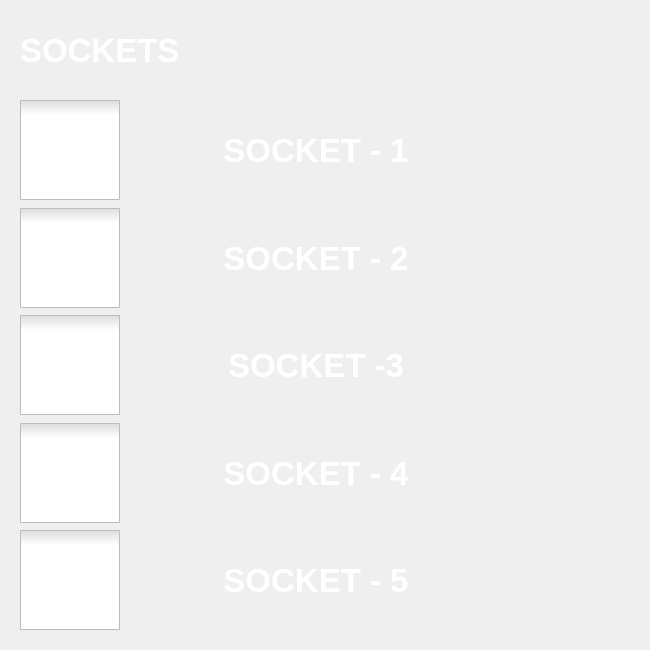
<?xml version="1.0" encoding="UTF-8"?>
<ui version="4.0">
 <class>Dialog6</class>
 <widget class="QDialog" name="Dialog6">
  <property name="geometry">
   <rect>
    <x>0</x>
    <y>0</y>
    <width>650</width>
    <height>650</height>
   </rect>
  </property>
  <property name="windowTitle">
   <string>Dialog</string>
  </property>
  <property name="styleSheet">
   <string notr="true">#Dialog6{
border-image:url(:/images/top.jpg);
}</string>
  </property>
  <widget class="QLabel" name="label">
   <property name="geometry">
    <rect>
     <x>20</x>
     <y>20</y>
     <width>161</width>
     <height>61</height>
    </rect>
   </property>
   <property name="font">
    <font>
     <family>Segoe UI</family>
     <pointsize>25</pointsize>
     <italic>false</italic>
     <bold>true</bold>
    </font>
   </property>
   <property name="styleSheet">
    <string notr="true">font: 700 25pt &quot;Segoe UI&quot;;
color: white;</string>
   </property>
   <property name="text">
    <string>SOCKETS</string>
   </property>
  </widget>
  <widget class="QWidget" name="gridLayoutWidget">
   <property name="geometry">
    <rect>
     <x>20</x>
     <y>100</y>
     <width>611</width>
     <height>531</height>
    </rect>
   </property>
   <layout class="QGridLayout" name="gridLayout">
    <item row="1" column="2">
     <widget class="QLabel" name="label_11">
      <property name="sizePolicy">
       <sizepolicy hsizetype="Fixed" vsizetype="Preferred">
        <horstretch>0</horstretch>
        <verstretch>0</verstretch>
       </sizepolicy>
      </property>
      <property name="minimumSize">
       <size>
        <width>125</width>
        <height>0</height>
       </size>
      </property>
      <property name="styleSheet">
       <string notr="true">border-image: url(:/images/socket.jpg);</string>
      </property>
      <property name="text">
       <string/>
      </property>
      <property name="alignment">
       <set>Qt::AlignLeading|Qt::AlignLeft|Qt::AlignTop</set>
      </property>
     </widget>
    </item>
    <item row="0" column="1">
     <widget class="QLabel" name="label_8">
      <property name="font">
       <font>
        <family>Segoe UI</family>
        <pointsize>25</pointsize>
        <italic>false</italic>
        <bold>true</bold>
       </font>
      </property>
      <property name="styleSheet">
       <string notr="true">font: 700 25pt &quot;Segoe UI&quot;;
color: white;</string>
      </property>
      <property name="text">
       <string>SOCKET - 1</string>
      </property>
      <property name="alignment">
       <set>Qt::AlignCenter</set>
      </property>
     </widget>
    </item>
    <item row="0" column="2">
     <widget class="QLabel" name="label_2">
      <property name="sizePolicy">
       <sizepolicy hsizetype="Fixed" vsizetype="Preferred">
        <horstretch>0</horstretch>
        <verstretch>0</verstretch>
       </sizepolicy>
      </property>
      <property name="minimumSize">
       <size>
        <width>125</width>
        <height>0</height>
       </size>
      </property>
      <property name="styleSheet">
       <string notr="true">border-image: url(:/images/socket.jpg);</string>
      </property>
      <property name="text">
       <string/>
      </property>
      <property name="alignment">
       <set>Qt::AlignLeading|Qt::AlignLeft|Qt::AlignTop</set>
      </property>
     </widget>
    </item>
    <item row="2" column="1">
     <widget class="QLabel" name="label_6">
      <property name="font">
       <font>
        <family>Segoe UI</family>
        <pointsize>25</pointsize>
        <italic>false</italic>
        <bold>true</bold>
       </font>
      </property>
      <property name="styleSheet">
       <string notr="true">font: 700 25pt &quot;Segoe UI&quot;;
color: white;</string>
      </property>
      <property name="text">
       <string>SOCKET -3</string>
      </property>
      <property name="alignment">
       <set>Qt::AlignCenter</set>
      </property>
     </widget>
    </item>
    <item row="0" column="0">
     <widget class="QCheckBox" name="checkBox_3">
      <property name="sizePolicy">
       <sizepolicy hsizetype="Fixed" vsizetype="Preferred">
        <horstretch>0</horstretch>
        <verstretch>0</verstretch>
       </sizepolicy>
      </property>
      <property name="styleSheet">
       <string notr="true">QCheckBox::indicator{

width:100px;
height:100px

}
QCheckBox::indicator:checked{
border-image:url(&quot;:/images/switch-off.jpg&quot;);
}
QCheckBox::indicator:unchecked{
border-image:url(&quot;:/images/switch-on.jpg&quot;);
}</string>
      </property>
      <property name="text">
       <string/>
      </property>
     </widget>
    </item>
    <item row="1" column="1">
     <widget class="QLabel" name="label_7">
      <property name="font">
       <font>
        <family>Segoe UI</family>
        <pointsize>25</pointsize>
        <italic>false</italic>
        <bold>true</bold>
       </font>
      </property>
      <property name="styleSheet">
       <string notr="true">font: 700 25pt &quot;Segoe UI&quot;;
color: white;</string>
      </property>
      <property name="text">
       <string>SOCKET - 2</string>
      </property>
      <property name="alignment">
       <set>Qt::AlignCenter</set>
      </property>
     </widget>
    </item>
    <item row="1" column="0">
     <widget class="QCheckBox" name="checkBox_2">
      <property name="sizePolicy">
       <sizepolicy hsizetype="Fixed" vsizetype="Preferred">
        <horstretch>0</horstretch>
        <verstretch>0</verstretch>
       </sizepolicy>
      </property>
      <property name="styleSheet">
       <string notr="true">QCheckBox::indicator{

width:100px;
height:100px

}
QCheckBox::indicator:checked{
border-image:url(&quot;:/images/switch-off.jpg&quot;);
}
QCheckBox::indicator:unchecked{
border-image:url(&quot;:/images/switch-on.jpg&quot;);
}</string>
      </property>
      <property name="text">
       <string/>
      </property>
     </widget>
    </item>
    <item row="4" column="2">
     <widget class="QLabel" name="label_3">
      <property name="sizePolicy">
       <sizepolicy hsizetype="Fixed" vsizetype="Preferred">
        <horstretch>0</horstretch>
        <verstretch>0</verstretch>
       </sizepolicy>
      </property>
      <property name="minimumSize">
       <size>
        <width>125</width>
        <height>0</height>
       </size>
      </property>
      <property name="styleSheet">
       <string notr="true">border-image: url(:/images/socket.jpg);</string>
      </property>
      <property name="text">
       <string/>
      </property>
      <property name="alignment">
       <set>Qt::AlignLeading|Qt::AlignLeft|Qt::AlignTop</set>
      </property>
     </widget>
    </item>
    <item row="2" column="2">
     <widget class="QLabel" name="label_9">
      <property name="sizePolicy">
       <sizepolicy hsizetype="Fixed" vsizetype="Preferred">
        <horstretch>0</horstretch>
        <verstretch>0</verstretch>
       </sizepolicy>
      </property>
      <property name="minimumSize">
       <size>
        <width>125</width>
        <height>0</height>
       </size>
      </property>
      <property name="styleSheet">
       <string notr="true">border-image: url(:/images/socket.jpg);</string>
      </property>
      <property name="text">
       <string/>
      </property>
      <property name="alignment">
       <set>Qt::AlignLeading|Qt::AlignLeft|Qt::AlignTop</set>
      </property>
     </widget>
    </item>
    <item row="4" column="0">
     <widget class="QCheckBox" name="checkBox_4">
      <property name="sizePolicy">
       <sizepolicy hsizetype="Fixed" vsizetype="Preferred">
        <horstretch>0</horstretch>
        <verstretch>0</verstretch>
       </sizepolicy>
      </property>
      <property name="styleSheet">
       <string notr="true">QCheckBox::indicator{

width:100px;
height:100px

}
QCheckBox::indicator:checked{
border-image:url(&quot;:/images/switch-off.jpg&quot;);
}
QCheckBox::indicator:unchecked{
border-image:url(&quot;:/images/switch-on.jpg&quot;);
}</string>
      </property>
      <property name="text">
       <string/>
      </property>
     </widget>
    </item>
    <item row="3" column="1">
     <widget class="QLabel" name="label_5">
      <property name="font">
       <font>
        <family>Segoe UI</family>
        <pointsize>25</pointsize>
        <italic>false</italic>
        <bold>true</bold>
       </font>
      </property>
      <property name="styleSheet">
       <string notr="true">font: 700 25pt &quot;Segoe UI&quot;;
color: white;</string>
      </property>
      <property name="text">
       <string>SOCKET - 4</string>
      </property>
      <property name="alignment">
       <set>Qt::AlignCenter</set>
      </property>
     </widget>
    </item>
    <item row="3" column="2">
     <widget class="QLabel" name="label_4">
      <property name="sizePolicy">
       <sizepolicy hsizetype="Fixed" vsizetype="Preferred">
        <horstretch>0</horstretch>
        <verstretch>0</verstretch>
       </sizepolicy>
      </property>
      <property name="minimumSize">
       <size>
        <width>125</width>
        <height>0</height>
       </size>
      </property>
      <property name="styleSheet">
       <string notr="true">border-image: url(:/images/socket.jpg);</string>
      </property>
      <property name="text">
       <string/>
      </property>
      <property name="alignment">
       <set>Qt::AlignLeading|Qt::AlignLeft|Qt::AlignTop</set>
      </property>
     </widget>
    </item>
    <item row="4" column="1">
     <widget class="QLabel" name="label_10">
      <property name="font">
       <font>
        <family>Segoe UI</family>
        <pointsize>25</pointsize>
        <italic>false</italic>
        <bold>true</bold>
       </font>
      </property>
      <property name="styleSheet">
       <string notr="true">font: 700 25pt &quot;Segoe UI&quot;;
color: white;</string>
      </property>
      <property name="text">
       <string>SOCKET - 5</string>
      </property>
      <property name="alignment">
       <set>Qt::AlignCenter</set>
      </property>
     </widget>
    </item>
    <item row="2" column="0">
     <widget class="QCheckBox" name="checkBox_6">
      <property name="sizePolicy">
       <sizepolicy hsizetype="Fixed" vsizetype="Preferred">
        <horstretch>0</horstretch>
        <verstretch>0</verstretch>
       </sizepolicy>
      </property>
      <property name="styleSheet">
       <string notr="true">QCheckBox::indicator{

width:100px;
height:100px

}
QCheckBox::indicator:checked{
border-image:url(&quot;:/images/switch-off.jpg&quot;);
}
QCheckBox::indicator:unchecked{
border-image:url(&quot;:/images/switch-on.jpg&quot;);
}</string>
      </property>
      <property name="text">
       <string/>
      </property>
     </widget>
    </item>
    <item row="3" column="0">
     <widget class="QCheckBox" name="checkBox_5">
      <property name="sizePolicy">
       <sizepolicy hsizetype="Fixed" vsizetype="Preferred">
        <horstretch>0</horstretch>
        <verstretch>0</verstretch>
       </sizepolicy>
      </property>
      <property name="styleSheet">
       <string notr="true">QCheckBox::indicator{

width:100px;
height:100px

}
QCheckBox::indicator:checked{
border-image:url(&quot;:/images/switch-off.jpg&quot;);
}
QCheckBox::indicator:unchecked{
border-image:url(&quot;:/images/switch-on.jpg&quot;);
}</string>
      </property>
      <property name="text">
       <string/>
      </property>
     </widget>
    </item>
   </layout>
  </widget>
 </widget>
 <resources/>
 <connections/>
</ui>
